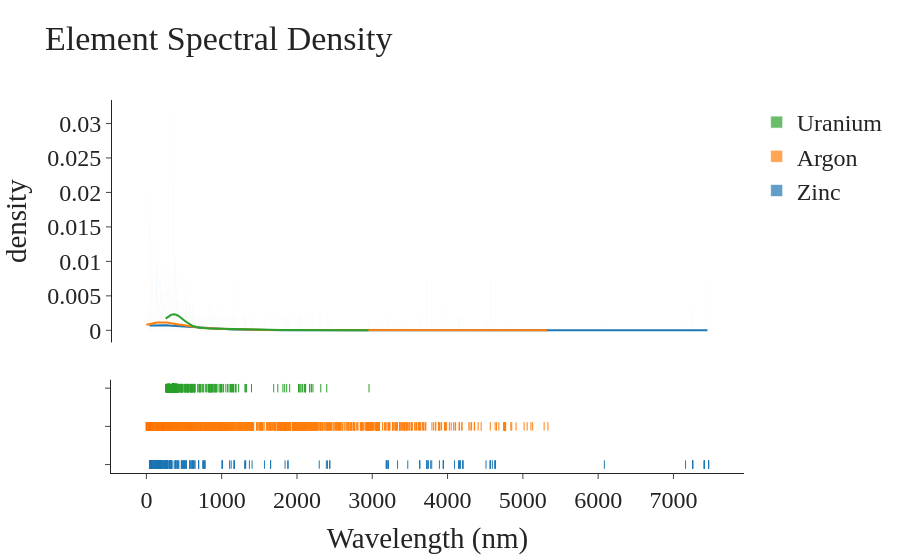

The notebook cell saved with this chart:
### Code cell
sd.spectral_density(["Zinc", "Argon", "Uranium"])

### Figure 1 — Plotly figure (JSON) as saved in the notebook; plotly's stock layout.template omitted (floating-point values rounded to 4 significant figures; data arrays with more than 128 entries replaced by an {"elided": "..."} marker saying what was removed)
{"data": [{"autobinx": false, "histnorm": "probability density", "legendgroup": "Zinc", "marker": {"color": "rgb(31, 119, 180)"}, "name": "Zinc", "opacity": 0.7, "type": "histogram", "x": {"elided": "526 float values"}, "xaxis": "x", "xbins": {"end": 7467.0, "size": 1, "start": 41.27}, "yaxis": "y"}, {"autobinx": false, "histnorm": "probability density", "legendgroup": "Argon", "marker": {"color": "rgb(255, 127, 14)"}, "name": "Argon", "opacity": 0.7, "type": "histogram", "x": {"elided": "4411 float values"}, "xaxis": "x", "xbins": {"end": 5333.0, "size": 1, "start": 0.3137}, "yaxis": "y"}, {"autobinx": false, "histnorm": "probability density", "legendgroup": "Uranium", "marker": {"color": "rgb(44, 160, 44)"}, "name": "Uranium", "opacity": 0.7, "type": "histogram", "x": {"elided": "474 float values"}, "xaxis": "x", "xbins": {"end": 2957.0, "size": 1, "start": 256.5}, "yaxis": "y"}, {"legendgroup": "Zinc", "marker": {"color": "rgb(31, 119, 180)"}, "mode": "lines", "name": "Zinc", "showlegend": false, "type": "scatter", "x": {"elided": "500 float values"}, "xaxis": "x", "y": {"elided": "500 float values"}, "yaxis": "y"}, {"legendgroup": "Argon", "marker": {"color": "rgb(255, 127, 14)"}, "mode": "lines", "name": "Argon", "showlegend": false, "type": "scatter", "x": {"elided": "500 float values"}, "xaxis": "x", "y": {"elided": "500 float values"}, "yaxis": "y"}, {"legendgroup": "Uranium", "marker": {"color": "rgb(44, 160, 44)"}, "mode": "lines", "name": "Uranium", "showlegend": false, "type": "scatter", "x": {"elided": "500 float values"}, "xaxis": "x", "y": {"elided": "500 float values"}, "yaxis": "y"}, {"legendgroup": "Zinc", "marker": {"color": "rgb(31, 119, 180)", "symbol": "line-ns-open"}, "mode": "markers", "name": "Zinc", "showlegend": false, "type": "scatter", "x": {"elided": "526 float values"}, "xaxis": "x", "y": {"elided": "526 str values"}, "yaxis": "y2"}, {"legendgroup": "Argon", "marker": {"color": "rgb(255, 127, 14)", "symbol": "line-ns-open"}, "mode": "markers", "name": "Argon", "showlegend": false, "type": "scatter", "x": {"elided": "4411 float values"}, "xaxis": "x", "y": {"elided": "4411 str values"}, "yaxis": "y2"}, {"legendgroup": "Uranium", "marker": {"color": "rgb(44, 160, 44)", "symbol": "line-ns-open"}, "mode": "markers", "name": "Uranium", "showlegend": false, "type": "scatter", "x": {"elided": "474 float values"}, "xaxis": "x", "y": {"elided": "474 str values"}, "yaxis": "y2"}], "layout": {"barmode": "overlay", "font": {"family": "Times New Roman", "size": 24}, "hovermode": "closest", "legend": {"traceorder": "reversed"}, "title": {"text": "Element Spectral Density"}, "xaxis": {"anchor": "y2", "automargin": true, "domain": [0, 1], "title": {"text": "Wavelength (nm)"}, "zeroline": false}, "yaxis": {"anchor": "free", "automargin": true, "domain": [0.35, 1], "position": 0, "title": {"text": "density"}}, "yaxis2": {"anchor": "x", "domain": [0, 0.25], "dtick": 1, "showticklabels": false}}}
